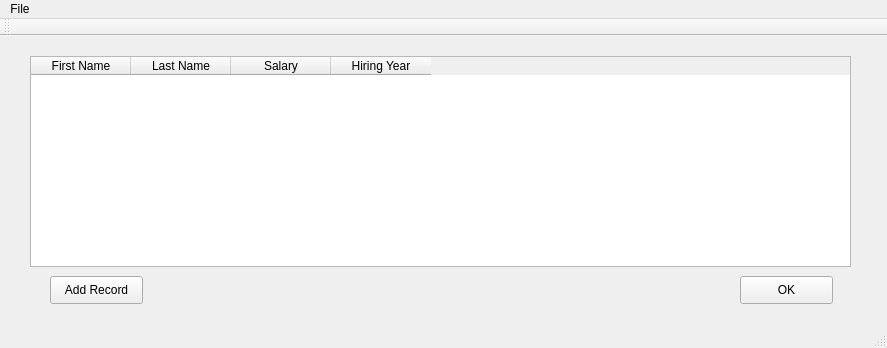
<?xml version="1.0" encoding="UTF-8"?>
<ui version="4.0">
 <class>DatabaseForm</class>
 <widget class="QMainWindow" name="DatabaseForm">
  <property name="geometry">
   <rect>
    <x>0</x>
    <y>0</y>
    <width>887</width>
    <height>348</height>
   </rect>
  </property>
  <property name="windowTitle">
   <string>DatabaseForm</string>
  </property>
  <widget class="QWidget" name="centralWidget">
   <widget class="QTableWidget" name="DataTable">
    <property name="geometry">
     <rect>
      <x>30</x>
      <y>20</y>
      <width>821</width>
      <height>211</height>
     </rect>
    </property>
    <property name="sortingEnabled">
     <bool>true</bool>
    </property>
    <property name="columnCount">
     <number>4</number>
    </property>
    <column>
     <property name="text">
      <string>First Name</string>
     </property>
    </column>
    <column>
     <property name="text">
      <string>Last Name</string>
     </property>
    </column>
    <column>
     <property name="text">
      <string>Salary</string>
     </property>
    </column>
    <column>
     <property name="text">
      <string>Hiring Year</string>
     </property>
    </column>
   </widget>
   <widget class="QPushButton" name="AddRecordButton">
    <property name="geometry">
     <rect>
      <x>50</x>
      <y>240</y>
      <width>93</width>
      <height>28</height>
     </rect>
    </property>
    <property name="text">
     <string>Add Record</string>
    </property>
   </widget>
   <widget class="QPushButton" name="OkButton">
    <property name="geometry">
     <rect>
      <x>740</x>
      <y>240</y>
      <width>93</width>
      <height>28</height>
     </rect>
    </property>
    <property name="text">
     <string>OK</string>
    </property>
   </widget>
  </widget>
  <widget class="QMenuBar" name="menuBar">
   <property name="geometry">
    <rect>
     <x>0</x>
     <y>0</y>
     <width>887</width>
     <height>26</height>
    </rect>
   </property>
   <widget class="QMenu" name="menuFile">
    <property name="title">
     <string>File</string>
    </property>
    <addaction name="actionSave"/>
   </widget>
   <addaction name="menuFile"/>
  </widget>
  <widget class="QToolBar" name="mainToolBar">
   <attribute name="toolBarArea">
    <enum>TopToolBarArea</enum>
   </attribute>
   <attribute name="toolBarBreak">
    <bool>false</bool>
   </attribute>
  </widget>
  <widget class="QStatusBar" name="statusBar"/>
  <action name="actionSave">
   <property name="checkable">
    <bool>false</bool>
   </property>
   <property name="text">
    <string>Save</string>
   </property>
  </action>
 </widget>
 <layoutdefault spacing="6" margin="11"/>
 <resources/>
 <connections>
  <connection>
   <sender>OkButton</sender>
   <signal>clicked()</signal>
   <receiver>DatabaseForm</receiver>
   <slot>close()</slot>
   <hints>
    <hint type="sourcelabel">
     <x>783</x>
     <y>292</y>
    </hint>
    <hint type="destinationlabel">
     <x>674</x>
     <y>306</y>
    </hint>
   </hints>
  </connection>
 </connections>
</ui>
